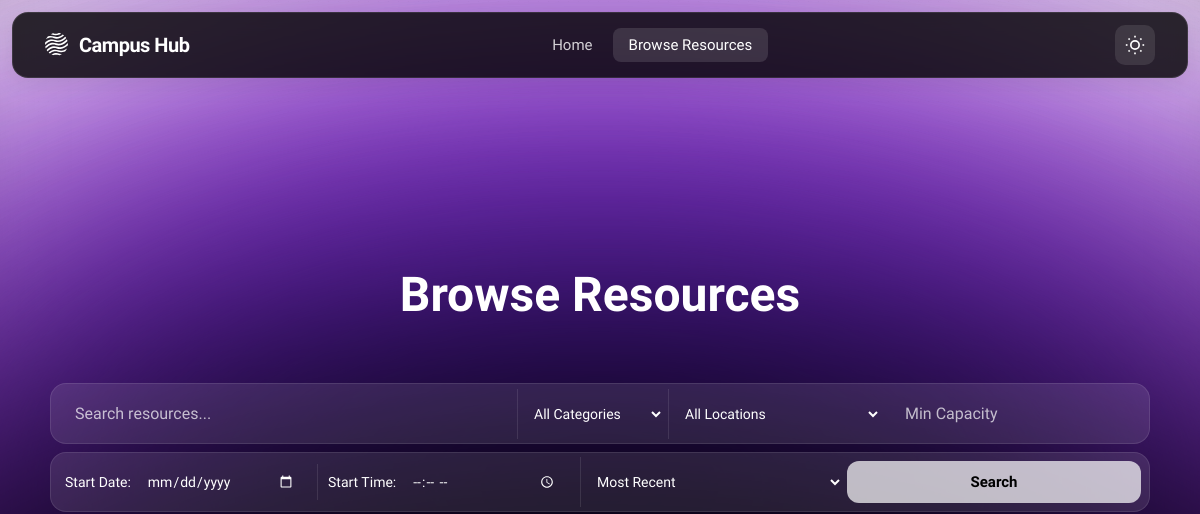
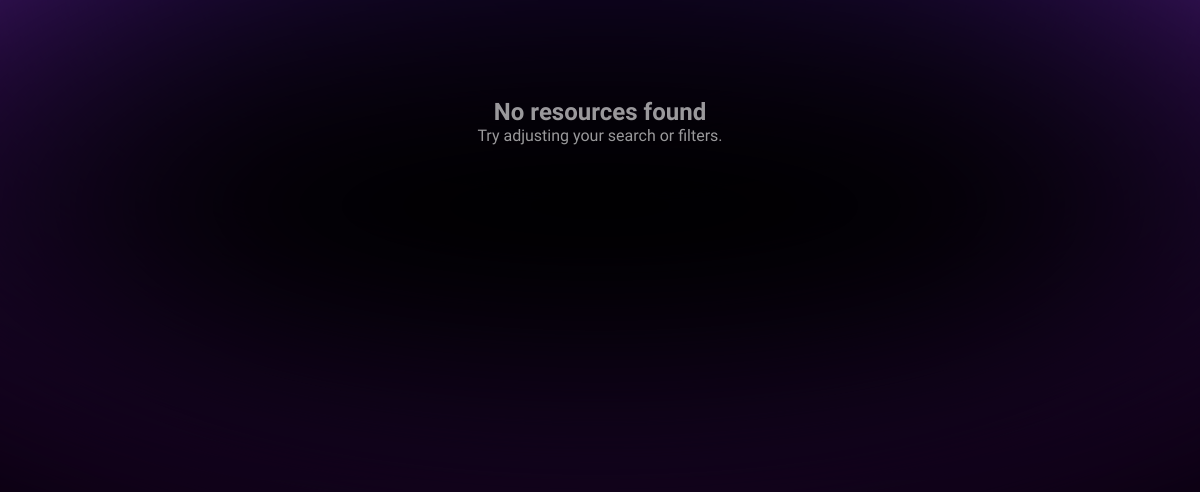
Before: /resources/browse with the older database file (2 pictures, top to bottom).
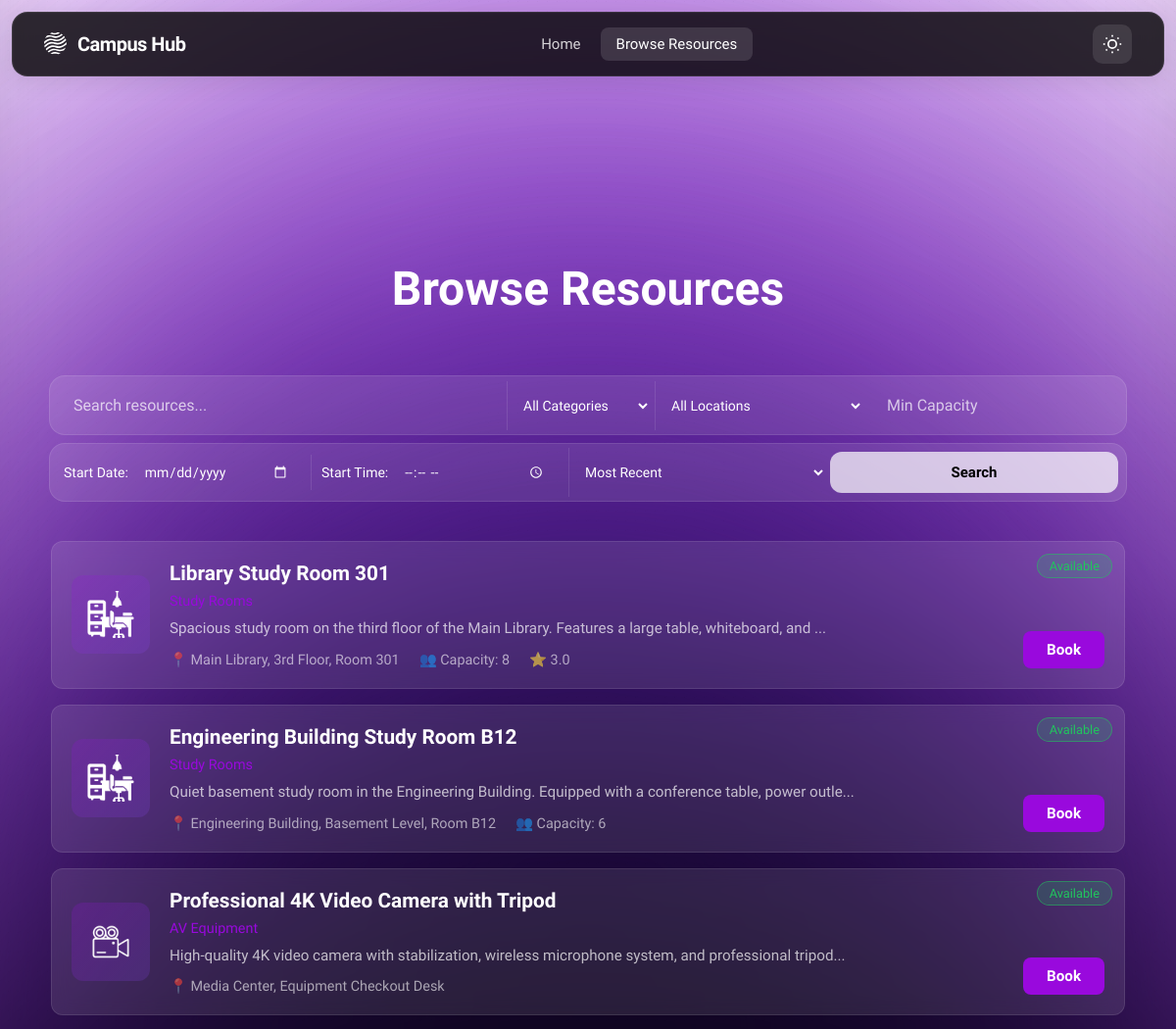
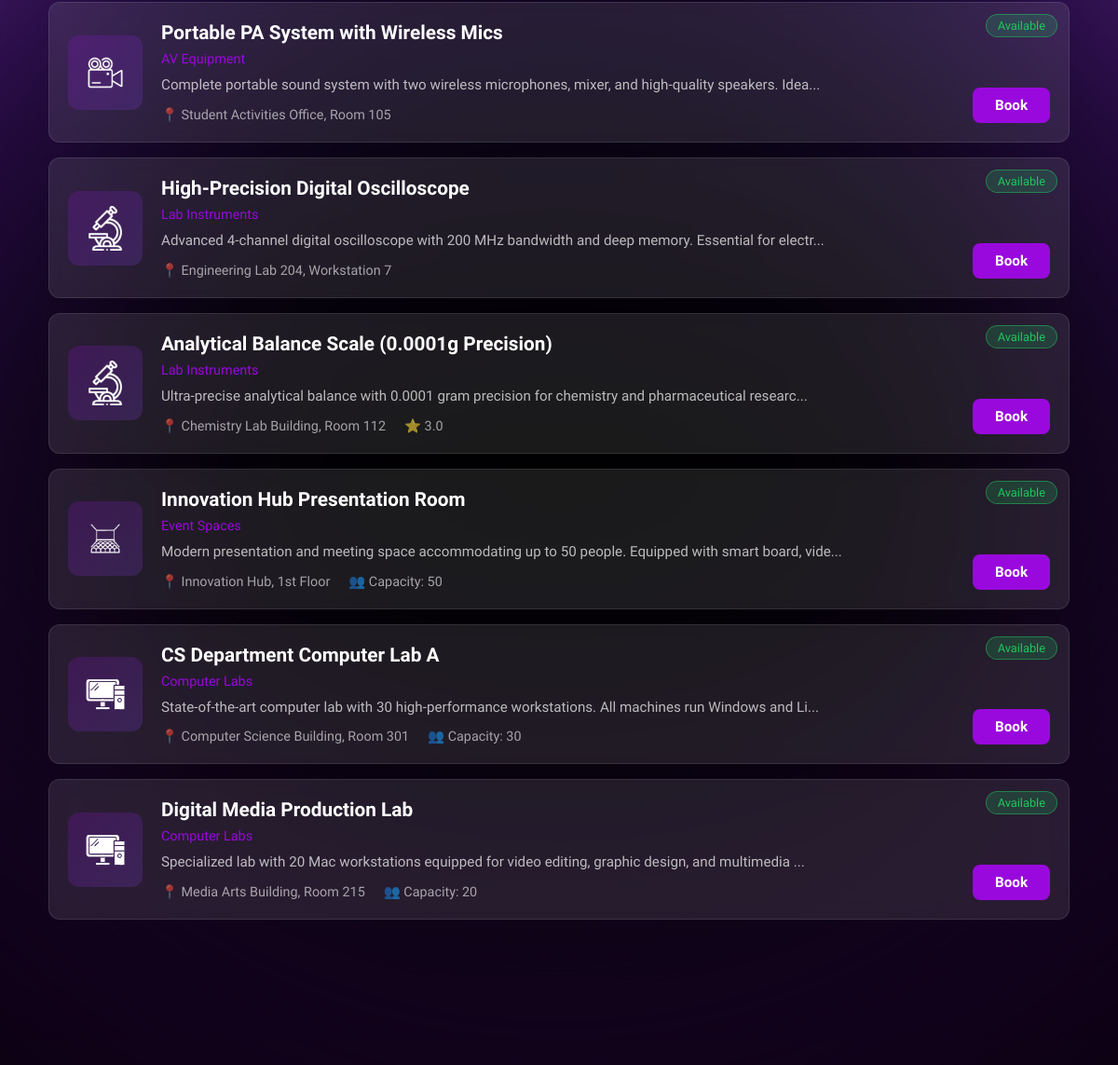
After: the same page with the newer database file (2 pictures, top to bottom).
### tables this page shows
CREATE TABLE resources (
    resource_id INTEGER PRIMARY KEY AUTOINCREMENT,
    owner_type TEXT NOT NULL CHECK (owner_type IN ('user','group')),
    owner_id INTEGER NOT NULL,  -- Polymorphic FK: user_id when owner_type='user', group_id when owner_type='group'
    title TEXT NOT NULL,
    description TEXT,
    category_id INTEGER REFERENCES resource_categories(category_id),
    location TEXT,
    capacity INTEGER CHECK (capacity > 0 OR capacity IS NULL),  -- NULL for resources without capacity limits
    status TEXT NOT NULL DEFAULT 'draft' CHECK (status IN ('draft','published','archived')),
    availability_mode TEXT NOT NULL DEFAULT 'rules' CHECK (availability_mode IN ('rules','open','by-request')),
    requires_approval BOOLEAN NOT NULL DEFAULT 0,
    created_at DATETIME DEFAULT CURRENT_TIMESTAMP,
    updated_at DATETIME
, images TEXT, availability_rules TEXT);

CREATE TABLE resource_categories (
    category_id INTEGER PRIMARY KEY AUTOINCREMENT,
    name TEXT NOT NULL,
    description TEXT,
    icon TEXT,
    created_at DATETIME DEFAULT CURRENT_TIMESTAMP
);

### src/controllers/resource_controller.py (the view)
@resource_bp.route('/')
@resource_bp.route('/browse')
def index():
    search_query = request.args.get('q', '').strip()
    category_id = request.args.get('category', type=int)
    location = request.args.get('location', '').strip()
    min_capacity = request.args.get('capacity', type=int)
    availability_date = request.args.get('availability_date', '').strip()
    availability_time = request.args.get('availability_time', '').strip()
    status = request.args.get('status', 'published')
    sort_by = request.args.get('sort', 'recent')
    page = request.args.get('page', 1, type=int)
    per_page = 12
    offset = (page - 1) * per_page
    try:
        categories = ResourceDAL.get_all_categories()
        resources_data = ResourceDAL.search_resources(
            search_query=search_query if search_query else None,
            category_id=category_id,
            location=location if location else None,
            min_capacity=min_capacity,
            availability_date=availability_date if availability_date else None,
            availability_time=availability_time if availability_time else None,
            sort_by=sort_by,
            limit=per_page,
            offset=offset
        )
        resources = [Resource(r) for r in resources_data]
        total_count = len(resources_data) if len(resources_data) < per_page else (page * per_page) + 1
        logger.info(f"Resource browse: query='{search_query}', category={category_id}, found {len(resources)} resources")
        return render_template(
            'resources/index.html',
            title='Browse Resources',
            resources=resources,
            categories=categories,
            search_query=search_query,
            selected_category=category_id,
            selected_location=location,
            selected_capacity=min_capacity,
            selected_date=availability_date,
            selected_time=availability_time,
            selected_sort=sort_by,
            page=page,
            per_page=per_page,
            total_count=total_count,
            total_pages=(total_count // per_page) + 1
        )
    except Exception as e:
        logger.error(f"Error browsing resources: {str(e)}", exc_info=True)
        flash('An error occurred while loading resources. Please try again.', 'danger')
        return render_template('resources/index.html', resources=[], categories=[])

### src/templates/resources/index.html (shortened to what this page needs)
{% extends 'base.html' %}
{% block content %}
<div class="resources-page">
    <div class="search-header">
        <h1>Browse Resources</h1>
    </div>
    <div class="filters-bar">
        <form method="GET" action="{{ url_for('resource.index') }}" class="filter-form" id="filterForm">
            <div class="filter-row">
                <input
                    type="text"
                    name="q"
                    class="filter-input"
                    placeholder="Search resources..."
                    value="{{ search_query or '' }}"
                >
                <select name="category" class="filter-select" onchange="this.form.submit()">
                    <option value="">All Categories</option>
                </select>
                <select name="location" class="filter-select" onchange="this.form.submit()">
                    <option value="">All Locations</option>
                </select>
                <input
                    type="number"
                    name="capacity"
                    class="filter-input"
                    placeholder="Min Capacity"
                    value="{{ selected_capacity or '' }}"
                    min="1"
                    style="flex: 0 0 auto; min-width: 120px;"
                    oninput="debouncedSubmit()"
                >
            </div>
            <div class="filter-row" style="justify-content: space-between;">
                <div style="flex: 1; display: flex; align-items: center; padding: 0 10px;">
                    <label for="start_date" style="color: var(--text-primary); font-size: 14px; margin-right: 8px; white-space: nowrap;">Start Date:</label>
                    <input
                        type="date"
                        name="availability_date"
                        class="filter-date"
                        id="start_date"
                        value="{{ selected_date or '' }}"
                        style="flex: 1; border: none; padding: 8px;"
                        onchange="this.form.submit()"
                    >
                </div>
                <div style="flex: 1; display: flex; align-items: center; padding: 0 10px; border-left: 1px solid var(--input-border);">
                    <label for="start_time" style="color: var(--text-primary); font-size: 14px; margin-right: 8px; white-space: nowrap;">Start Time:</label>
                    <input
                        type="time"
                        name="availability_time"
                        class="filter-date"
                        id="start_time"
                        value="{{ selected_time or '' }}"
                        style="flex: 1; border: none; padding: 8px;"
                        onchange="this.form.submit()"
                    >
                </div>
                <select name="sort" class="filter-select" style="flex: 1;" onchange="this.form.submit()">
                    <option value="recent" {% if selected_sort == 'recent' %}selected{% endif %}>Most Recent</option>
                </select>
                <button type="submit" class="btn-filter" style="flex: 1;">Search</button>
            </div>
        </form>
    </div>
    {% if resources %}
        <div class="resources-list">
            {% for resource in resources %}
                <a href="{{ url_for('resource.detail', resource_id=resource.resource_id) }}" class="resource-item">
                    <div class="resource-icon">
                        {% if resource._category_name == 'Study Rooms' %}
                            <img src="{{ url_for('static', filename='images/icons/Study_Room_Icon_Dark.png') }}" alt="Study Room" class="icon-dark">
                        {% elif resource._category_name == 'AV Equipment' %}
                            <img src="{{ url_for('static', filename='images/icons/AV_Equip_Dark.png') }}" alt="AV Equipment" class="icon-dark">
                        {% elif resource._category_name == 'Lab Instruments' %}
                            <img src="{{ url_for('static', filename='images/icons/Lab_Dark.png') }}" alt="Lab Instruments" class="icon-dark">
                        {% elif resource._category_name == 'Event Spaces' %}
                            <img src="{{ url_for('static', filename='images/icons/Event_Dark.png') }}" alt="Event Spaces" class="icon-dark">
                        {% elif resource._category_name == 'Computer Labs' %}
                            <img src="{{ url_for('static', filename='images/icons/Computer_Dark.png') }}" alt="Computer Labs" class="icon-dark">
                        {% endif %}
                    </div>
                    <div class="resource-content">
                        <div class="resource-header">
                            <h3 class="resource-title">{{ resource.title }}</h3>
                            {% if resource.status == 'published' %}
                                <div class="resource-badge available">Available</div>
                            {% else %}
                                <div class="resource-badge booked">{{ resource.status|title }}</div>
                            {% endif %}
                        </div>
                        <p class="resource-category">
                            {{ resource._category_name or 'Uncategorized' }}
                        </p>
                        <p class="resource-description">
                            {{ resource.description[:100] }}{% if resource.description|length > 100 %}...{% endif %}
                        </p>
                        <div class="resource-meta">
                            <span>📍 {{ resource.location }}</span>
                            {% if resource.capacity %}
                                {% if resource._category_name in ['Study Rooms', 'Event Spaces', 'Computer Labs'] %}
                                    <span>👥 Capacity: {{ resource.capacity }}</span>
                                {% else %}
                                    <span>📦 Items: {{ resource.capacity }}</span>
                                {% endif %}
                            {% endif %}
                            {% if resource._avg_rating %}
                                <span>⭐ {{ "%.1f"|format(resource._avg_rating) }}</span>
                            {% endif %}
                        </div>
                    </div>
                    <span class="btn-book">Book</span>
                </a>
            {% endfor %}
        </div>
    {% else %}
        <div class="no-results">
            <h2>No resources found</h2>
            <p>Try adjusting your search or filters.</p>
        </div>
    {% endif %}
</div>
{% endblock %}

### src/templates/base.html (shortened to what this page needs)
<!DOCTYPE html>
<html lang="en" data-theme="dark">
<head>
    <link rel="stylesheet" href="{{ url_for('static', filename='css/home.css') }}">
</head>
<body>
    <div class="background-effects">
        <div class="blur-white"></div>
        <div class="gradient-ellipse-1">
            <div style="position: absolute; inset: -31.25% -24.81%;">
            </div>
        </div>
        <div class="gradient-ellipse-2">
            <div style="position: absolute; inset: -41.49% -30.77%;">
            </div>
        </div>
        <div class="gradient-ellipse-3">
            <div style="position: absolute; inset: -62.11% -38.17%;">
            </div>
        </div>
        <div class="gradient-ellipse-4">
            <div style="position: absolute; inset: -37.04% -24.07%;">
            </div>
        </div>
        <div class="noise-texture"></div>
    </div>
    <nav class="navbar">
        <div class="navbar-container">
            <div class="navbar-left">
                <a href="{{ url_for('main.index') }}" class="navbar-logo">
                    <span class="logo-text">Campus Hub</span>
                </a>
            </div>
            <div class="navbar-center">
                <a href="{{ url_for('main.index') }}" class="nav-link {% if request.endpoint == 'main.index' %}active{% endif %}">Home</a>
                <a href="{{ url_for('resource.index') }}" class="nav-link {% if request.endpoint and request.endpoint.startswith('resource.') %}active{% endif %}">Browse Resources</a>
            </div>
            <div class="navbar-right">
                <button class="theme-toggle" onclick="toggleTheme()" aria-label="Toggle theme">
                </button>
            </div>
        </div>
    </nav>
    <main class="main-content">
        {% block content %}{% endblock %}
    </main>
</body>
</html>

Changed rows visible on the page:
added resources: title "Library Study Room 301", status "Available", description "Spacious study room on the third floor of the Main Library. Features a large table, whiteboard, and", location "Main Library, 3rd Floor, Room 301", capacity "8", _avg_rating "3.0"
added resources: title "Engineering Building Study Room B12", status "Available", description "Quiet basement study room in the Engineering Building. Equipped with a conference table, power outle", location "Engineering Building, Basement Level, Room B12", capacity "6"
added resources: title "Professional 4K Video Camera with Tripod", status "Available", name "AV Equipment", description "High-quality 4K video camera with stabilization, wireless microphone system, and professional tripod", location "Media Center, Equipment Checkout Desk"
added resources: title "Portable PA System with Wireless Mics", status "Available", name "AV Equipment", description "Complete portable sound system with two wireless microphones, mixer, and high-quality speakers. Idea", location "Student Activities Office, Room 105"
added resources: title "High-Precision Digital Oscilloscope", status "Available", name "Lab Instruments", description "Advanced 4-channel digital oscilloscope with 200 MHz bandwidth and deep memory. Essential for electr", location "Engineering Lab 204, Workstation 7"
added resources: title "Analytical Balance Scale (0.0001g Precision)", status "Available", name "Lab Instruments", description "Ultra-precise analytical balance with 0.0001 gram precision for chemistry and pharmaceutical researc", location "Chemistry Lab Building, Room 112", _avg_rating "3.0"
added resources: title "Innovation Hub Presentation Room", status "Available", name "Event Spaces", description "Modern presentation and meeting space accommodating up to 50 people. Equipped with smart board, vide", location "Innovation Hub, 1st Floor", capacity "50"
added resources: title "CS Department Computer Lab A", status "Available", name "Computer Labs", description "State-of-the-art computer lab with 30 high-performance workstations. All machines run Windows and Li", location "Computer Science Building, Room 301", capacity "30"
added resources: title "Digital Media Production Lab", status "Available", name "Computer Labs", description "Specialized lab with 20 Mac workstations equipped for video editing, graphic design, and multimedia", location "Media Arts Building, Room 215", capacity "20"
Other visible differences:
text no longer shown: "No resources found Try adjusting your search or filters."
